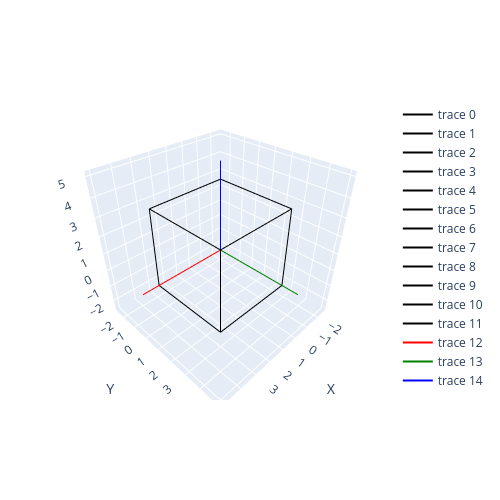

The cell this chart's notebook holds for it:
### Code cell
# define eight vertices for the unit cube
vertices = np.array([
    [-2.5, -2.5, -2.5],
    [2.5, -2.5, -2.5],
    [2.5, 2.5, -2.5],
    [-2.5, 2.5, -2.5],
    [-2.5, -2.5, 2.5],
    [2.5, -2.5, 2.5],
    [2.5, 2.5, 2.5],
    [-2.5, 2.5, 2.5]
])

# define the twelve edges of the cube
edges = [
    (0, 1), (1, 2), (2, 3), (3, 0),  # edges in the bottom face
    (4, 5), (5, 6), (6, 7), (7, 4),  # edges in the top face
    (0, 4), (1, 5), (2, 6), (3, 7)   # edges connecting top and bottom faces
]

# create a plotly graph object
fig = go.Figure()

# add each edge to the graph
for edge in edges:
    x_values = [vertices[edge[0],0],vertices[edge[1],0]]
    y_values = [vertices[edge[0],1],vertices[edge[1],1]]
    z_values = [vertices[edge[0],2],vertices[edge[1],2]]
    fig.add_trace(go.Scatter3d(x=x_values,y=y_values,z=z_values,mode='lines',
                               line=dict(color='black')))

# draw axis lines
for i , color in enumerate(['red','green','blue']): #i=0 is X,i=1 is Y,i=2 is Z
    axis = np.zeros((2,3))
    axis[1,i] = 1
    axis_line = axis*5 # scale to the desired length
    fig.add_trace(go.Scatter3d(x=axis_line[:,0],y=axis_line[:,1],z=axis_line[:,2],
                               mode='lines',line=dict(color=color)))

fig.update_layout(scene=dict(xaxis_title='X',yaxis_title='Y',zaxis_title='Z'),
                  autosize=False,width=500,height=500,margin=dict(l=50,r=50,b=100,t=100,pad=4))
fig.show()

### Figure 1 — Plotly figure (JSON) as saved in the notebook; plotly's stock layout.template omitted (floating-point values rounded to 4 significant figures)
{"data": [{"line": {"color": "black"}, "mode": "lines", "type": "scatter3d", "x": [-2.5, 2.5], "y": [-2.5, -2.5], "z": [-2.5, -2.5]}, {"line": {"color": "black"}, "mode": "lines", "type": "scatter3d", "x": [2.5, 2.5], "y": [-2.5, 2.5], "z": [-2.5, -2.5]}, {"line": {"color": "black"}, "mode": "lines", "type": "scatter3d", "x": [2.5, -2.5], "y": [2.5, 2.5], "z": [-2.5, -2.5]}, {"line": {"color": "black"}, "mode": "lines", "type": "scatter3d", "x": [-2.5, -2.5], "y": [2.5, -2.5], "z": [-2.5, -2.5]}, {"line": {"color": "black"}, "mode": "lines", "type": "scatter3d", "x": [-2.5, 2.5], "y": [-2.5, -2.5], "z": [2.5, 2.5]}, {"line": {"color": "black"}, "mode": "lines", "type": "scatter3d", "x": [2.5, 2.5], "y": [-2.5, 2.5], "z": [2.5, 2.5]}, {"line": {"color": "black"}, "mode": "lines", "type": "scatter3d", "x": [2.5, -2.5], "y": [2.5, 2.5], "z": [2.5, 2.5]}, {"line": {"color": "black"}, "mode": "lines", "type": "scatter3d", "x": [-2.5, -2.5], "y": [2.5, -2.5], "z": [2.5, 2.5]}, {"line": {"color": "black"}, "mode": "lines", "type": "scatter3d", "x": [-2.5, -2.5], "y": [-2.5, -2.5], "z": [-2.5, 2.5]}, {"line": {"color": "black"}, "mode": "lines", "type": "scatter3d", "x": [2.5, 2.5], "y": [-2.5, -2.5], "z": [-2.5, 2.5]}, {"line": {"color": "black"}, "mode": "lines", "type": "scatter3d", "x": [2.5, 2.5], "y": [2.5, 2.5], "z": [-2.5, 2.5]}, {"line": {"color": "black"}, "mode": "lines", "type": "scatter3d", "x": [-2.5, -2.5], "y": [2.5, 2.5], "z": [-2.5, 2.5]}, {"line": {"color": "red"}, "mode": "lines", "type": "scatter3d", "x": [0, 5], "y": [0, 0], "z": [0, 0]}, {"line": {"color": "green"}, "mode": "lines", "type": "scatter3d", "x": [0, 0], "y": [0, 5], "z": [0, 0]}, {"line": {"color": "blue"}, "mode": "lines", "type": "scatter3d", "x": [0, 0], "y": [0, 0], "z": [0, 5]}], "layout": {"autosize": false, "height": 500, "margin": {"b": 100, "l": 50, "pad": 4, "r": 50, "t": 100}, "scene": {"xaxis": {"title": {"text": "X"}}, "yaxis": {"title": {"text": "Y"}}, "zaxis": {"title": {"text": "Z"}}}, "width": 500}}
